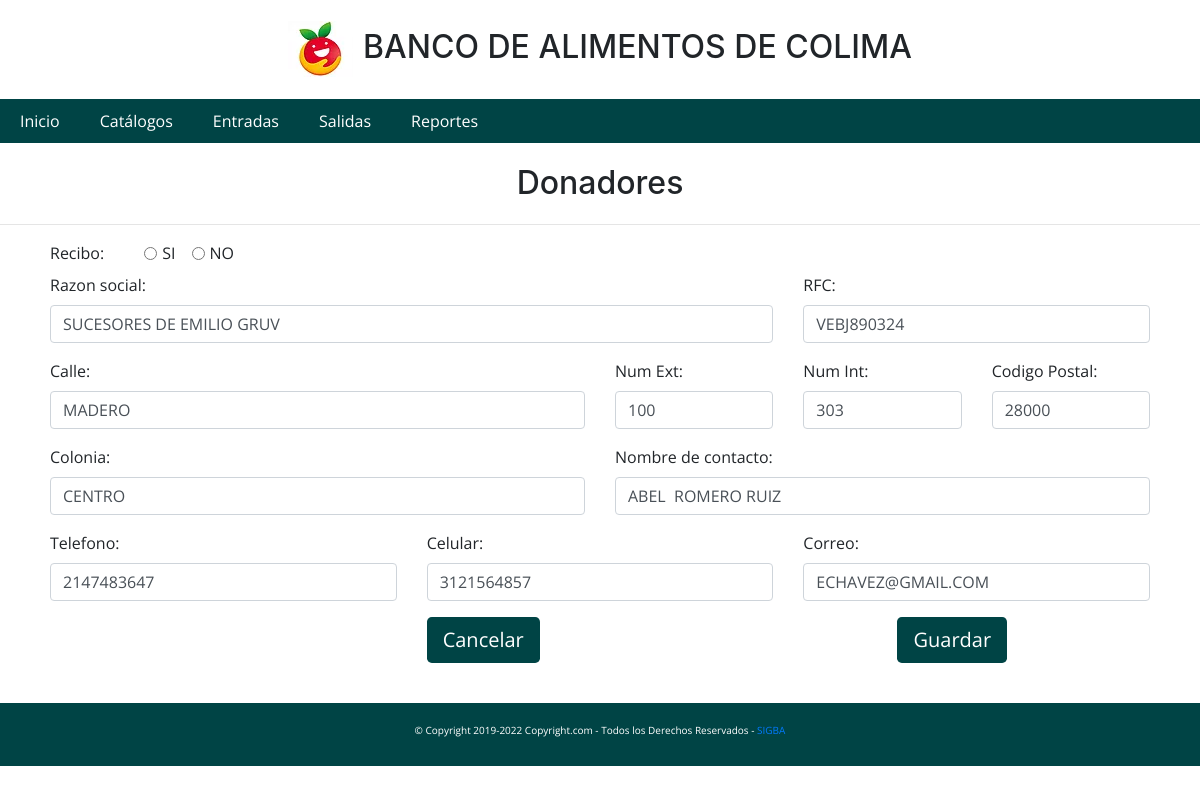
/catalogos/donadoresupdate.php?id=15, run on an earlier commit of the app's database.
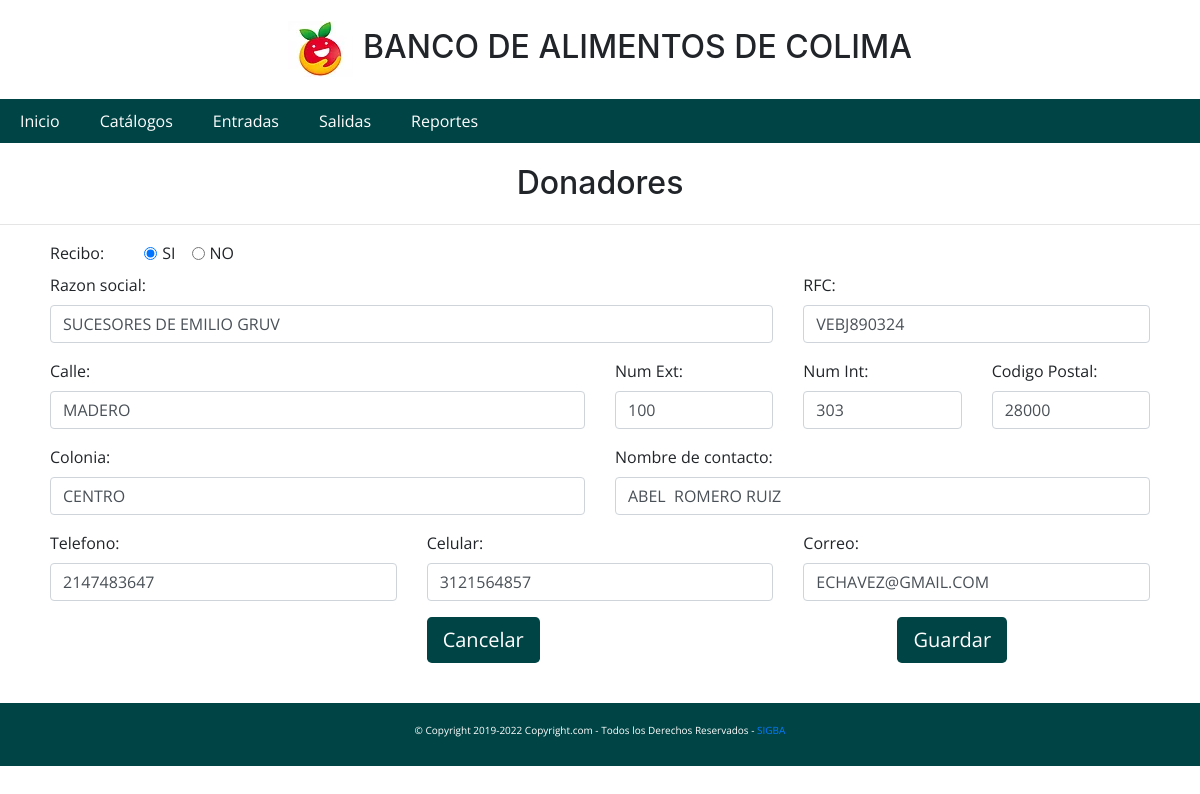
And on a later commit of the database.
### tables this page shows
CREATE TABLE `personas` (
  `idpersona` int(11) NOT NULL,
  `razon_Social` varchar(50) DEFAULT NULL,
  `rfc` varchar(50) DEFAULT NULL,
  `calle` varchar(50) DEFAULT NULL,
  `num_Interior` varchar(50) DEFAULT NULL,
  `num_Exterior` varchar(50) DEFAULT NULL,
  `colonia` varchar(50) DEFAULT NULL,
  `codPostal` varchar(50) DEFAULT NULL,
  `nombre_Contacto` varchar(50) DEFAULT NULL,
  `telefono` varchar(50) DEFAULT NULL,
  `celular` varchar(50) DEFAULT NULL,
  `correo` varchar(50) DEFAULT NULL,
  `recibo` varchar(255) DEFAULT NULL,
  `proveedor` tinyint(1) NOT NULL,
  `donador` tinyint(1) NOT NULL,
  `banco` tinyint(1) NOT NULL
);

### catalogos/donadoresupdate.php (the view, shortened to what the changed rows need)
<!DOCTYPE html>
<html lang="es">
<?php
$id = $_GET['id'];
require('procesos/conexion.php');
$sql = " SELECT  * from personas WHERE idpersona = '$id' ";
$resultado = mysqli_query($conn, $sql);
$rows = mysqli_fetch_array($resultado);
$recibo=$rows['recibo'];
?>
<head>
    <link rel="stylesheet" href="../Frameworks/css/normalize.css">
    <link rel="stylesheet" href="../Frameworks/css/estilo.css">
</head>
<body>
<h1 class="titulo">Donadores</h1>
            <div class="tabla-lg">
                <form id="donadores_update" method="post">
                    <div class="row">
                        <div class="col-11">
                            <div class="form-check form-check-inline">
                                <input class="form-check-input" value="SI" id="recibo"
                                    <?php if($recibo=='SI') print "checked=true"?> type="radio" name="recibo"id="recibo"
                                    required>
                                <label class="form-check-label" for="inlineCheckbox1">SI</label>
                            </div>
                        </div>
                    </div>
                    <div class="row">
                        <div class="col-8">
                            <div class="form-group">
                                <label class="">Razon social:</label>
                                <input class="form-control" value="<?php echo $rows['razon_Social'];?>" id="razon"
                                    type="text" required>
                            </div>
                        </div>
                        <div class="col-4">
                            <div class="form-group">
                                <label class="">RFC:</label>
                                <input type="text"
                                    pattern="^([A-ZÑ\x26]{3,4}([0-9]{2})(0[1-9]|1[0-2])(0[1-9]|1[0-9]|2[0-9]|3[0-1]))([A-Z\d]{3})?$"
                                    title="Introduzca un RFC valido" id="rfc" value="<?php echo $rows['rfc'];?>"
                                    class="form-control" required>
                            </div>
                        </div>
                    </div>
                    <div class="row">
                        <div class="col-6">
                            <div class="form-group">
                                <label class="">Calle:</label>
                                <input type="text" id="calle" value="<?php echo $rows['calle'];?>" class="form-control"
                                    required>
                            </div>
                        </div>
                        <div class="col-2">
                            <div class="form-group">
                                <label class="">Num Ext:</label>
                                <input type="text" id="numext" value="<?php echo $rows['num_Exterior'];?>"
                                    class="form-control" required>
                            </div>
                        </div>
                        <div class="col-2">
                            <div class="form-group">
                                <label class="">Num Int:</label>
                                <input type="text" id="numint" value="<?php echo $rows['num_Interior'];?>"
                                    class="form-control ">
                            </div>
                        </div>
                        <div class="col-2">
                            <div class="form-group">
                                <label class="">Codigo Postal:</label>
                                <input type="text" id="codpostal" pattern="[0-9]{5}"
                                    title="Introduzca un codigo postal valido" value="<?php echo $rows['codPostal'];?>"
                                    class="form-control " required>
                            </div>
                        </div>
                    </div>
                    <div class="row">
                        <div class="col-6">
                            <div class="form-group">
                                <label class="">Colonia:</label>
                                <input type="text" value="<?php echo $rows['colonia'];?>" id="colonia"
                                    class="form-control" required>
                            </div>
                        </div>
                        <div class="col-6">
                            <div class="form-group">
                                <label class="">Nombre de contacto:</label>
                                <input type="text" id="contacto" value="<?php echo $rows['nombre_Contacto'];?>"
                                    class="form-control" required>
                            </div>
                        </div>
                    </div>
                    <div class="row">
                        <div class="col-4">
                            <div class="form-group">
                                <label class="">Telefono:</label>
                                <input type="text" id="telefono" value="<?php echo $rows['telefono'];?>"
                                    class="form-control" required>
                            </div>
                        </div>
                        <div class="col-4">
                            <div class="form-group">
                                <label class="">Celular:</label>
                                <input type="text" id="celular" pattern="[0-9]{10}" title="Introduzca un celular valido"
                                    value="<?php echo $rows['celular'];?>" class="form-control" required>
                            </div>
                        </div>
                        <div class="col-4">
                            <div class="form-group">
                                <label class="">Correo:</label>
                                <input type="email" id="correo" value="<?php echo $rows['correo'];?>"
                                    class="form-control" required>
                            </div>
                        </div>
                    </div>
                </form>
            </div>
</body>
</html>

What changed in the data, as far as the page shows it:
changed personas "SUCESORES DE EMILIO GRUV": recibo (not shown) → "☑"
Also different on the page:
form field recibo: "☐" → (not shown)
